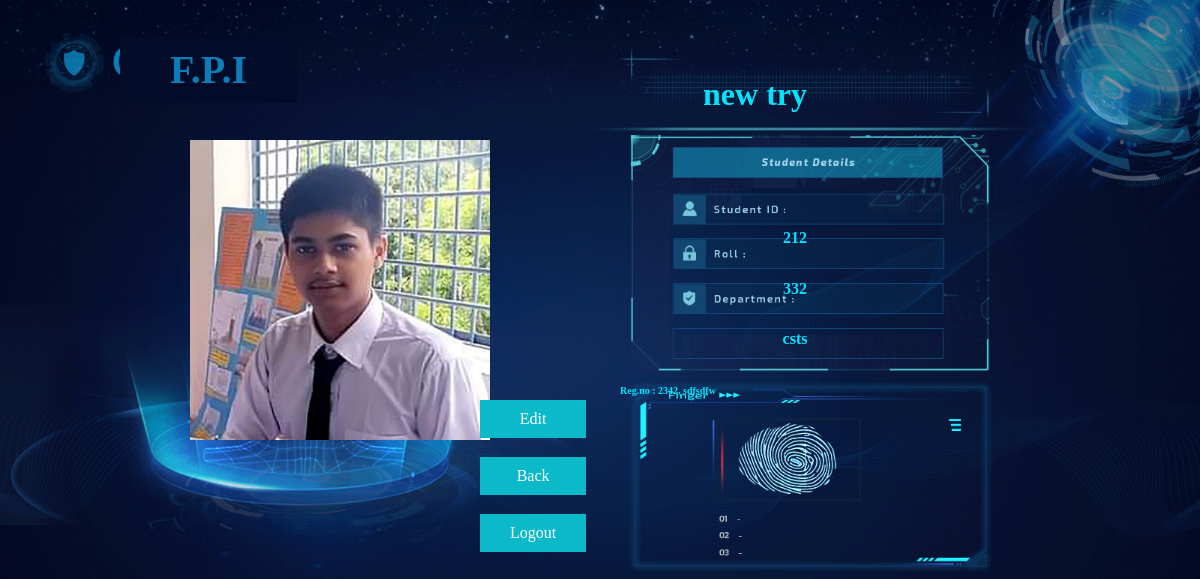
The page /admin_student.php?id=212 on the database its author committed.
### tables this page shows
CREATE TABLE `info` (
  `id` int(11) NOT NULL,
  `roll` int(100) NOT NULL,
  `regno` int(100) NOT NULL,
  `users_name` varchar(100) NOT NULL,
  `users_pass` varchar(100) NOT NULL,
  `dep` varchar(200) NOT NULL,
  `dis` varchar(500) NOT NULL,
  `img` varchar(255) NOT NULL
);

### admin_student.php (the view, shortened to what this page needs)
<?php
include ('inc/db.php');
$id = $_GET['id'];
$sql = "SELECT * FROM info WHERE id='$id'";
$result = mysqli_query($conn, $sql);
	$row = mysqli_fetch_assoc($result);
?>
<!doctype html>
<html class="no-js" lang="">
<head>
		  <link rel="stylesheet" type="text/css" href="css/style.css" media="all" />
		  <link rel="stylesheet" type="text/css" href="css/font-awesome.min.css" media="all" />
		  <link rel="stylesheet" href="css/normalize.css">
	</head>
	<body class="body2">
		<div class="fpi">
			<h1>F.P.I</h1>
		</div>
		<div class="simg">
			<img src="Student-Details/<?php echo $row['img'] ?>" alt="">
		</div>
		<div class="button">
        	<a href="user_edit.php?id=<?php echo $row['id']; ?>">Edit</a><br>
        	<a href="/student_data/home_page.php">Back</a><br>
        	<a href="inc/logout.php">Logout</a>
        </div>
		<div class="studentdata">
			<div class="name"><h1><?php echo $row['users_name']; ?></h1></div>
			<div class="stable">
				<div class="id"><h4><?php echo $row['id']; ?></h4></div>
				<div class="roll"><h4><?php echo $row['roll']; ?></h4></div>
				<div class="dep"><h4><?php echo $row['dep']; ?></h4></div>
			</div>
			<div class="disc"><h4>Reg.no : <?php echo $row['regno']; ?>, <?php echo $row['dis']; ?></h4></div>
		</div>
	</body>
</html>

### css/style.css (style rules this page uses)
body { margin: 0; padding:0; font-family: Exo; background: url(../images/Login-page.gif); background-size: 100%; background-repeat: no-repeat; }
.body2 { margin: 0; padding:0; background: url(../images/Student-Details.gif); background-size: 100%; background-repeat: no-repeat; }
.fpi h1 { color: #0c7db7; background-color: #020c29; display: inline; padding: 10px 50px; font-size: 40px; position: absolute; left: 120px; top: 10px; }
.studentdata { width: 400px; float: right; margin-right: 245px; margin-top: 55px; text-align: center; }
.studentdata h1, h4 { color:#00e4ff; }
.studentdata h4 { margin: 32px 0px; margin-left: 80px; }
.stable { margin-top: 116px; }
.disc h4 { text-align: left; font-size: 10px; margin-top: 37px; margin-left: 65px !important; }
.simg { width: 300px; position: absolute; top: 140px; left: 190px; }
.simg img { width: 100%; }
.button { text-align: center; margin-right: 129px; position: absolute; top: 50%; left: 40%; }
.button a { text-decoration: none; background: #0cb9c9; padding: 10px 30px; color: #fff; display: block; }

### rows shown on the page
info: img (picture), users_name "new try", id "212", roll "332", dep "csts", regno "2342", dis "sdfsdfw"
